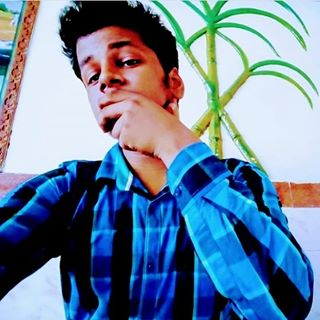
#> input picture Project 3/image1.jpg, 320 x 320 px
$ python python27.py
#> lines starting #> are read from the running program, lines starting #| are printed output that depends on the picture; after the words box and inside, x2 and y2 are one past the last pixel; in counts of white or black regions, pixels touching at a corner belong together
import cv2
import  numpy as np

#reading the image
img1 = cv2.imread('image1.jpg')
#> img1 is the input picture: shape (320, 320, 3); mean B, G, R 157.8, 132.6, 109.2
img = cv2.imread('image1.jpg',1)

#Edges
gray = cv2.cvtColor(img,cv2.COLOR_BGR2GRAY)
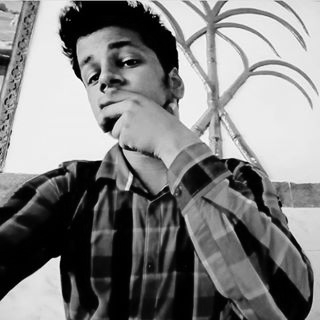
#> gray: shape (320, 320); min 0, max 255, mean 128.4
gray = cv2.medianBlur(gray,3)
edges = cv2.adaptiveThreshold(gray,255,cv2.ADAPTIVE_THRESH_MEAN_C,cv2.THRESH_BINARY,9,9)
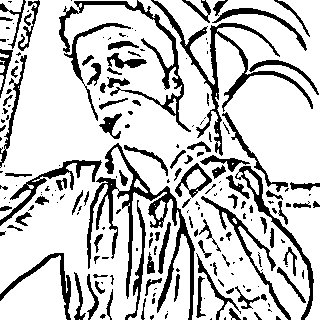
#> edges: shape (320, 320); 78.5% white; 204 black regions (105 under 20 px), largest, box (x1, y1, x2, y2) and area: (87, 143, 195, 320) 3205, (151, 0, 313, 156) 2314, (59, 0, 191, 132) 1753


#Cartonization
color = cv2.bilateralFilter(img,9,80,80)
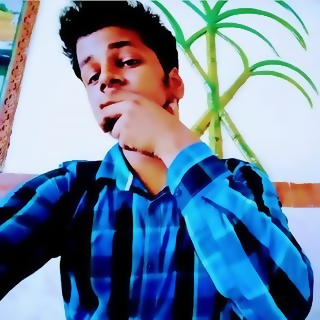
#> color: shape (320, 320, 3); mean B, G, R 157.8, 132.5, 109.2
cartoon = cv2.bitwise_and(color,color,mask=edges)
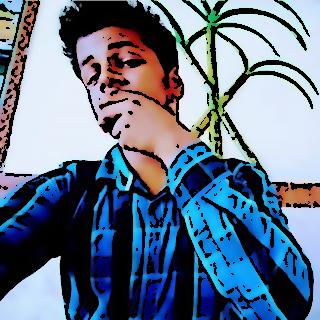
#> cartoon: shape (320, 320, 3); mean B, G, R 138.3, 117.7, 99.1


cv2.imshow("Image",img)
cv2.imshow("Edges",edges)
cv2.imshow("Cartoon",cartoon)
cv2.waitKey(0)
cv2.destroyAllWindows()

$ run again, with Project 3/cw_1.jpg copied over Project 3/image1.jpg
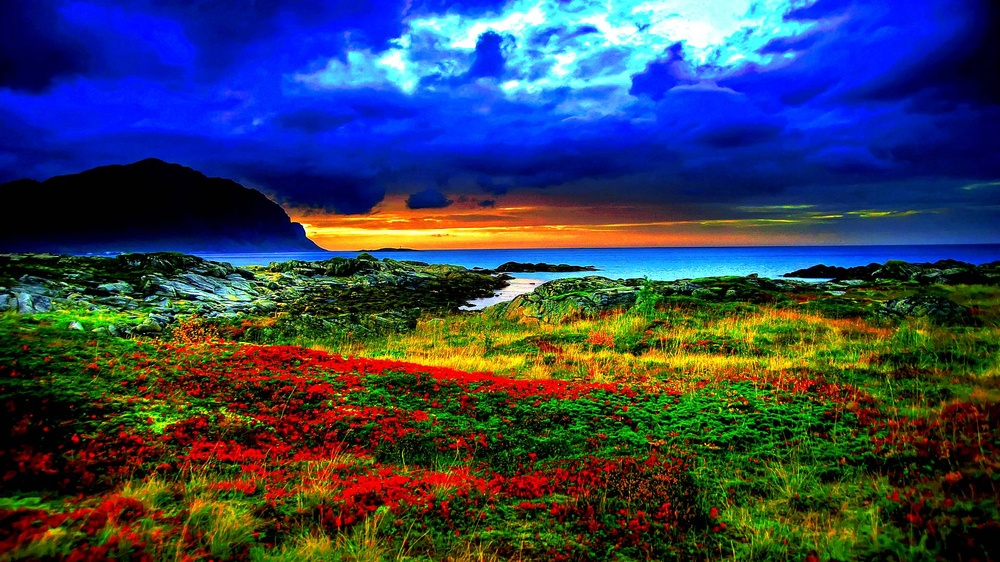
#> input picture Project 3/cw_1.jpg, 1000 x 562 px, shrunk from 1920 x 1080 before the run
#> img1 is the input picture: shape (562, 1000, 3); mean B, G, R 87.3, 64.4, 53.1
#> `edges = cv2.adaptiveThreshold(gray,255,cv2.ADAPTIVE_THRESH_MEAN_C,cv2...`:
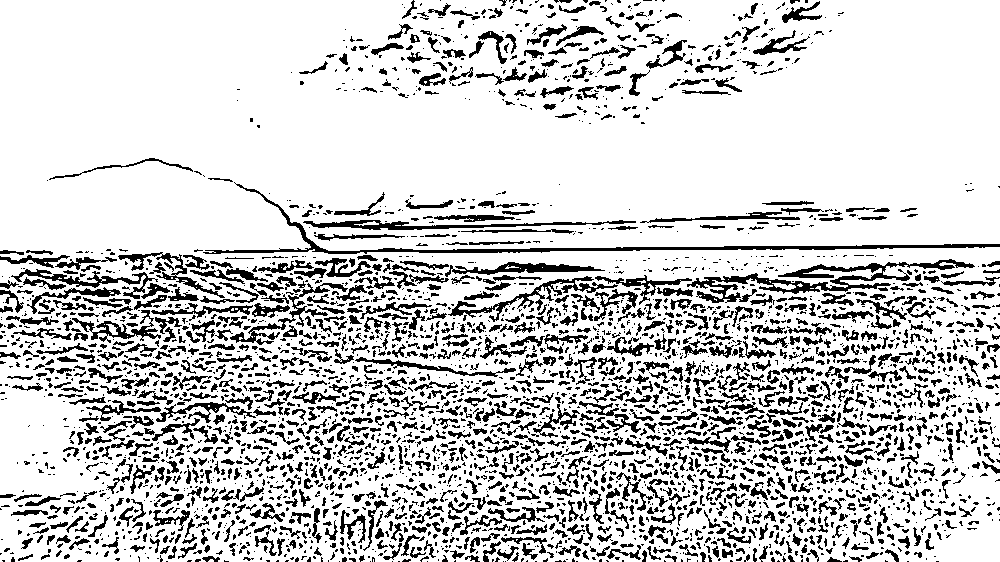
#> edges: shape (562, 1000); 80.7% white; 3605 black regions (2322 under 20 px), largest, box (x1, y1, x2, y2) and area: (203, 182, 1000, 254) 2951, (687, 259, 975, 303) 2842, (303, 220, 636, 230) 1211
#> `cartoon = cv2.bitwise_and(color,color,mask=edges)`:
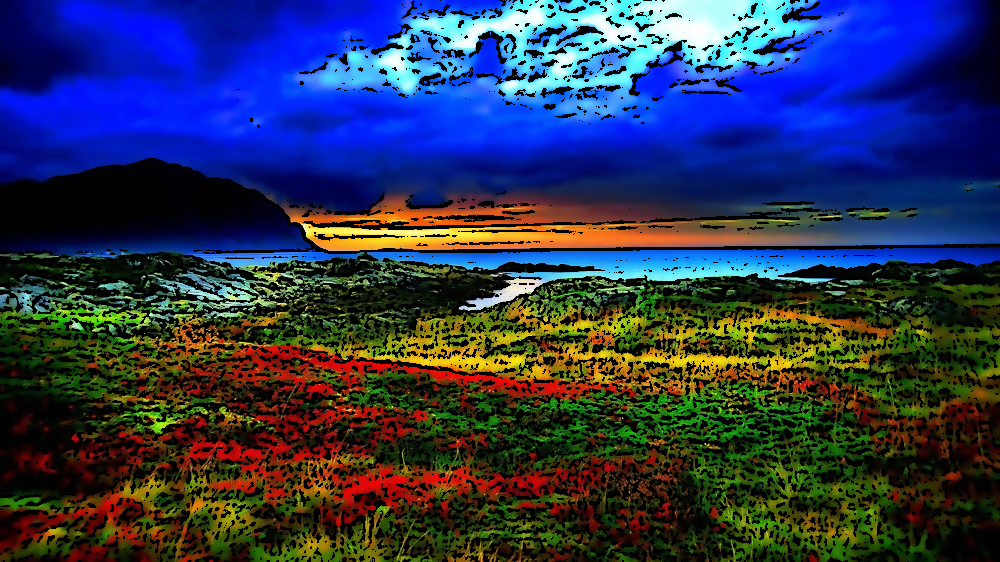
#> cartoon: shape (562, 1000, 3); mean B, G, R 80, 52.7, 42.6
